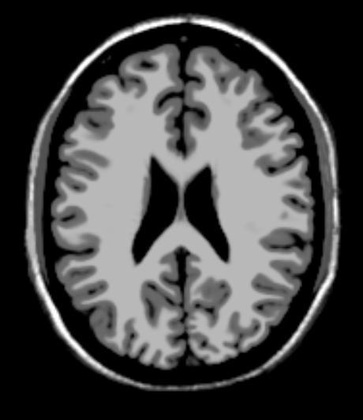
%> input picture Assg_1/T1.jpg, 363 x 420 px, shrunk from 460 x 532 before the run
$ octave Q4_Vinit.m   (GNU Octave 9; MATLAB toolbox functions it lacks are replaced by stand-ins)
%> lines starting %> are read from the running program, lines starting %| are printed output that depends on the picture
clear;
close all;
clc;

J1 = im2double(imread('T1.jpg'));
%> J1: size 420x363 double; min 0, max 1, mean 0.268
J2 = im2double(imread('T2.jpg'));
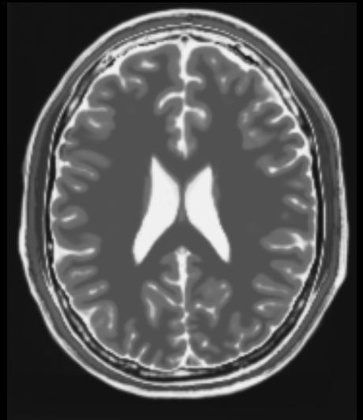
%> input picture Assg_1/T2.jpg, 363 x 420 px, shrunk from 460 x 532 before the run
%> J2: size 420x363 double; min 0, max 0.965, mean 0.324

J1 = J1 + 1;
J2 = J2 + 1;

%figure, imagesc(J1); colormap("gray"); axis("equal");
J3 = imrotate(J2 , 28.5 , "bilinear","crop");
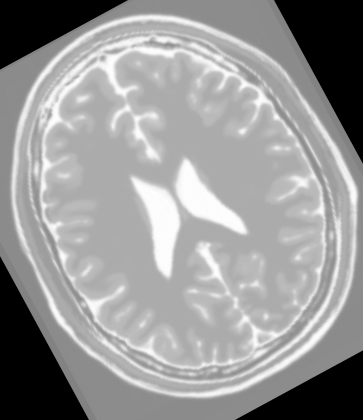
%> J3: size 420x363 double; min 0, max 1.96, mean 1.16; drawn with min black and max white
figure, imagesc(J1); colormap("gray"); axis("equal"); title("Target image"); impixelinfo;
figure, imagesc(J3); colormap("gray"); axis("equal"); title("Rotated image"); impixelinfo;
%%
% Using NCC as the metricz

theta = -45:1:45;
nccs = [];
JEs = [];
QMIs = [];

for angle = theta
    J4= imrotate(J3,angle,"bilinear","crop");
    J4 = J4-1;
    J4(find(J4==-1)) = 0;
    ncc = NCC(J4 , J1);
%> the run ends on the next line
    je = JE(J4 , J1);
% [40 lines not run here, left out]
function x = NCC(J1,J2)
    num = 0;
    den1 = 0;
    den2 = 0;
    J1_mean = mean(J1 ,"all");
    J2_mean = mean(J2 , "all");

    for i = 1:min(size(J2,1) ,size(J1 , 1))
        for j = 1:min(size(J2,2), size(J1 ,2))
            if (J1(i,j)>0 && J2(i,j)>0)
                num = num + (J2(i,j) - J2_mean)*(J1(i,j)-J1_mean);
                den1 = den1 + (J2(i,j) - J2_mean)^2;
                den2 = den2 + (J1(i,j) - J1_mean)^2;
            end
        end
    end

    x = abs(num)/(sqrt(den1*den2));
end

function x = JE(J1 , J2)
    %Make the Joint histograms of the images
    % We make the histogram with bins of width 1
    % Hence we round the image intensities to the closest integer

    J1 = round(J1);
    J2 = round(J2);

    Hist = zeros(256,256);
    for i = 1:min(size(J2,1) ,size(J1 , 1))
        for j = 1:min(size(J2,2), size(J1 ,2))
            if (J1(i,j)>0 && J2(i,j)>0)
                Hist(J1(i,j),J2(i,j)) = Hist(J1(i,j),J2(i,j)) + 1;
            end
        end
    end

    Hist = Hist/numel(Hist);
    Hist1 = Hist;
    Hist1(find(Hist1 == 0)) = 1; % Made all the zero entries in the Histogram to 1 so that the log of them is 0
    Log2_Hist = log2(Hist1);
    x = -sum(Hist*Log2_Hist,"all" );
end

function x = QMI(J1 , J2)
    %  QMI Make the Joint histograms of the images
    %
    % We make the histogram with bins of width 1 Hence we round the image intensities
    % to the closest integer

        J1 = round(J1);
        J2 = round(J2);

        Hist = zeros(256,256);
        for i = 1:min(size(J2,1) ,size(J1 , 1))
            for j = 1:min(size(J2,2), size(J1 ,2))
                if (J1(i,j)>0 && J2(i,j)>0)
                    Hist(J1(i,j),J2(i,j)) = Hist(J1(i,j),J2(i,j)) + 1;
                end
            end
        end

        Hist = Hist/numel(Hist);
        Hist_J1 = sum(Hist,1);
        Hist_J2 = sum(Hist,2);
        Hist_Diff = Hist - Hist_J2*Hist_J1;
        Hist_Diff_Squared = Hist_Diff.^2;
        x = sum(Hist_Diff_Squared,"all");
end
